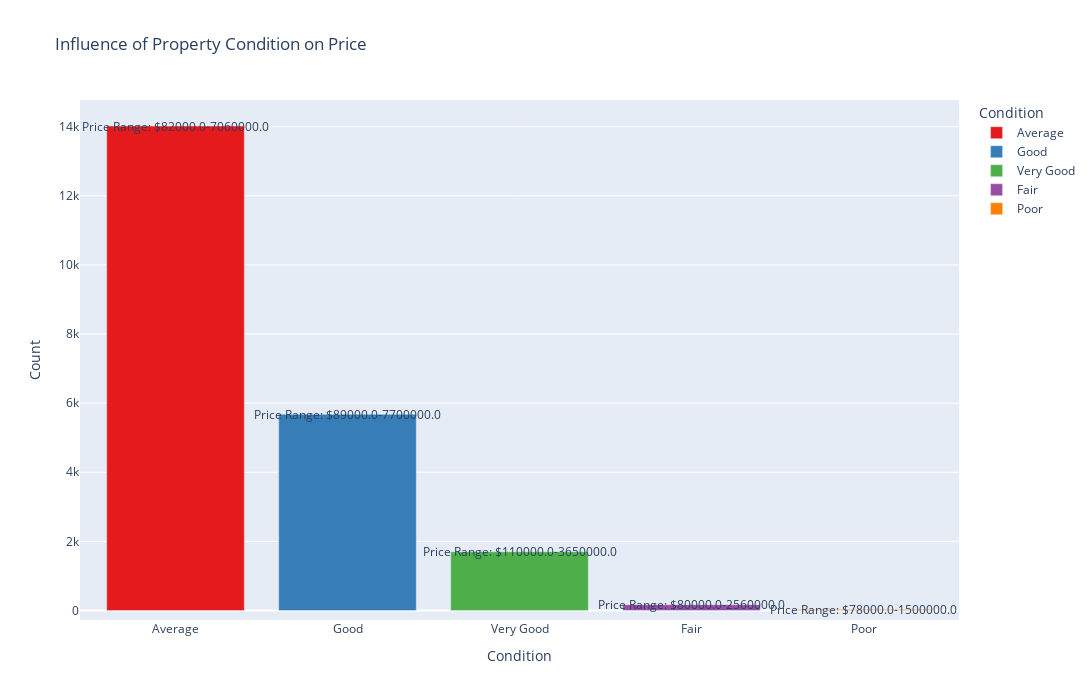

Notebook code for this chart:
### Markdown cell above
Observation: There are few waterfront properties across many price ranges

### Code cell
#  understanding the influence of properties condition on price.

# Calculating the counts and price range for each condition
condition_summary = data.groupby('condition')['price'].agg(['count', 'min', 'max']).reset_index()

# Sorting condition_summary by 'count' in descending order
condition_summary = condition_summary.sort_values(by='count', ascending=False)

# Creating a bar plot with color representing condition
fig = px.bar(condition_summary, x='condition', y='count', color='condition',
             title='Influence of Property Condition on Price',
             labels={'condition': 'Condition', 'count': 'Count'},
             height=700, width=1500,
             color_discrete_sequence=px.colors.qualitative.Set1)

# Adding text annotations for price range within each bar
for index, row in condition_summary.iterrows():
    price_range_text = f"Price Range: ${row['min']}-{row['max']}"
    fig.add_annotation(
        x=row['condition'], y=row['count'], text=price_range_text,
        showarrow=False, font=dict(size=12)
    )

# Showing the plot
fig.show()

### Figure 1 — Plotly figure (JSON) as saved in the notebook; plotly's stock layout.template omitted (floating-point values rounded to 4 significant figures)
{"data": [{"alignmentgroup": "True", "hovertemplate": "Condition=%{x}<br>Count=%{y}<extra></extra>", "legendgroup": "Average", "marker": {"color": "rgb(228,26,28)"}, "name": "Average", "offsetgroup": "Average", "orientation": "v", "showlegend": true, "textposition": "auto", "type": "bar", "x": ["Average"], "xaxis": "x", "y": [14020], "yaxis": "y"}, {"alignmentgroup": "True", "hovertemplate": "Condition=%{x}<br>Count=%{y}<extra></extra>", "legendgroup": "Good", "marker": {"color": "rgb(55,126,184)"}, "name": "Good", "offsetgroup": "Good", "orientation": "v", "showlegend": true, "textposition": "auto", "type": "bar", "x": ["Good"], "xaxis": "x", "y": [5677], "yaxis": "y"}, {"alignmentgroup": "True", "hovertemplate": "Condition=%{x}<br>Count=%{y}<extra></extra>", "legendgroup": "Very Good", "marker": {"color": "rgb(77,175,74)"}, "name": "Very Good", "offsetgroup": "Very Good", "orientation": "v", "showlegend": true, "textposition": "auto", "type": "bar", "x": ["Very Good"], "xaxis": "x", "y": [1701], "yaxis": "y"}, {"alignmentgroup": "True", "hovertemplate": "Condition=%{x}<br>Count=%{y}<extra></extra>", "legendgroup": "Fair", "marker": {"color": "rgb(152,78,163)"}, "name": "Fair", "offsetgroup": "Fair", "orientation": "v", "showlegend": true, "textposition": "auto", "type": "bar", "x": ["Fair"], "xaxis": "x", "y": [170], "yaxis": "y"}, {"alignmentgroup": "True", "hovertemplate": "Condition=%{x}<br>Count=%{y}<extra></extra>", "legendgroup": "Poor", "marker": {"color": "rgb(255,127,0)"}, "name": "Poor", "offsetgroup": "Poor", "orientation": "v", "showlegend": true, "textposition": "auto", "type": "bar", "x": ["Poor"], "xaxis": "x", "y": [29], "yaxis": "y"}], "layout": {"annotations": [{"font": {"size": 12}, "showarrow": false, "text": "Price Range: $82000.0-7060000.0", "x": "Average", "y": 14020}, {"font": {"size": 12}, "showarrow": false, "text": "Price Range: $89000.0-7700000.0", "x": "Good", "y": 5677}, {"font": {"size": 12}, "showarrow": false, "text": "Price Range: $110000.0-3650000.0", "x": "Very Good", "y": 1701}, {"font": {"size": 12}, "showarrow": false, "text": "Price Range: $80000.0-2560000.0", "x": "Fair", "y": 170}, {"font": {"size": 12}, "showarrow": false, "text": "Price Range: $78000.0-1500000.0", "x": "Poor", "y": 29}], "barmode": "relative", "height": 700, "legend": {"title": {"text": "Condition"}, "tracegroupgap": 0}, "title": {"text": "Influence of Property Condition on Price"}, "width": 1500, "xaxis": {"anchor": "y", "categoryarray": ["Average", "Good", "Very Good", "Fair", "Poor"], "categoryorder": "array", "domain": [0, 1], "title": {"text": "Condition"}}, "yaxis": {"anchor": "x", "domain": [0, 1], "title": {"text": "Count"}}}}
